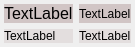
<?xml version="1.0" encoding="UTF-8"?>
<ui version="4.0">
 <class>Form</class>
 <widget class="QWidget" name="Form">
  <property name="geometry">
   <rect>
    <x>0</x>
    <y>0</y>
    <width>102</width>
    <height>34</height>
   </rect>
  </property>
  <property name="sizePolicy">
   <sizepolicy hsizetype="Preferred" vsizetype="Preferred">
    <horstretch>0</horstretch>
    <verstretch>0</verstretch>
   </sizepolicy>
  </property>
  <property name="windowTitle">
   <string>Form</string>
  </property>
  <property name="styleSheet">
   <string notr="true"/>
  </property>
  <layout class="QGridLayout" name="gridLayout">
   <property name="leftMargin">
    <number>4</number>
   </property>
   <property name="topMargin">
    <number>4</number>
   </property>
   <property name="rightMargin">
    <number>4</number>
   </property>
   <property name="bottomMargin">
    <number>4</number>
   </property>
   <item row="0" column="1">
    <widget class="QLabel" name="label_original_name">
     <property name="styleSheet">
      <string notr="true">background-color: rgba(86, 23, 23, 50);</string>
     </property>
     <property name="text">
      <string>TextLabel</string>
     </property>
    </widget>
   </item>
   <item row="0" column="0">
    <widget class="QLabel" name="label_movie_name">
     <property name="font">
      <font>
       <pointsize>12</pointsize>
      </font>
     </property>
     <property name="styleSheet">
      <string notr="true">background-color: rgba(86, 23, 23, 50);</string>
     </property>
     <property name="text">
      <string>TextLabel</string>
     </property>
    </widget>
   </item>
   <item row="1" column="0">
    <widget class="QLabel" name="label_source">
     <property name="styleSheet">
      <string notr="true">background-color: rgba(86, 23, 23, 20);</string>
     </property>
     <property name="text">
      <string>TextLabel</string>
     </property>
    </widget>
   </item>
   <item row="1" column="1">
    <widget class="QLabel" name="label_year">
     <property name="styleSheet">
      <string notr="true">background-color: rgba(86, 23, 23, 20);</string>
     </property>
     <property name="text">
      <string>TextLabel</string>
     </property>
    </widget>
   </item>
  </layout>
 </widget>
 <resources/>
 <connections/>
</ui>
